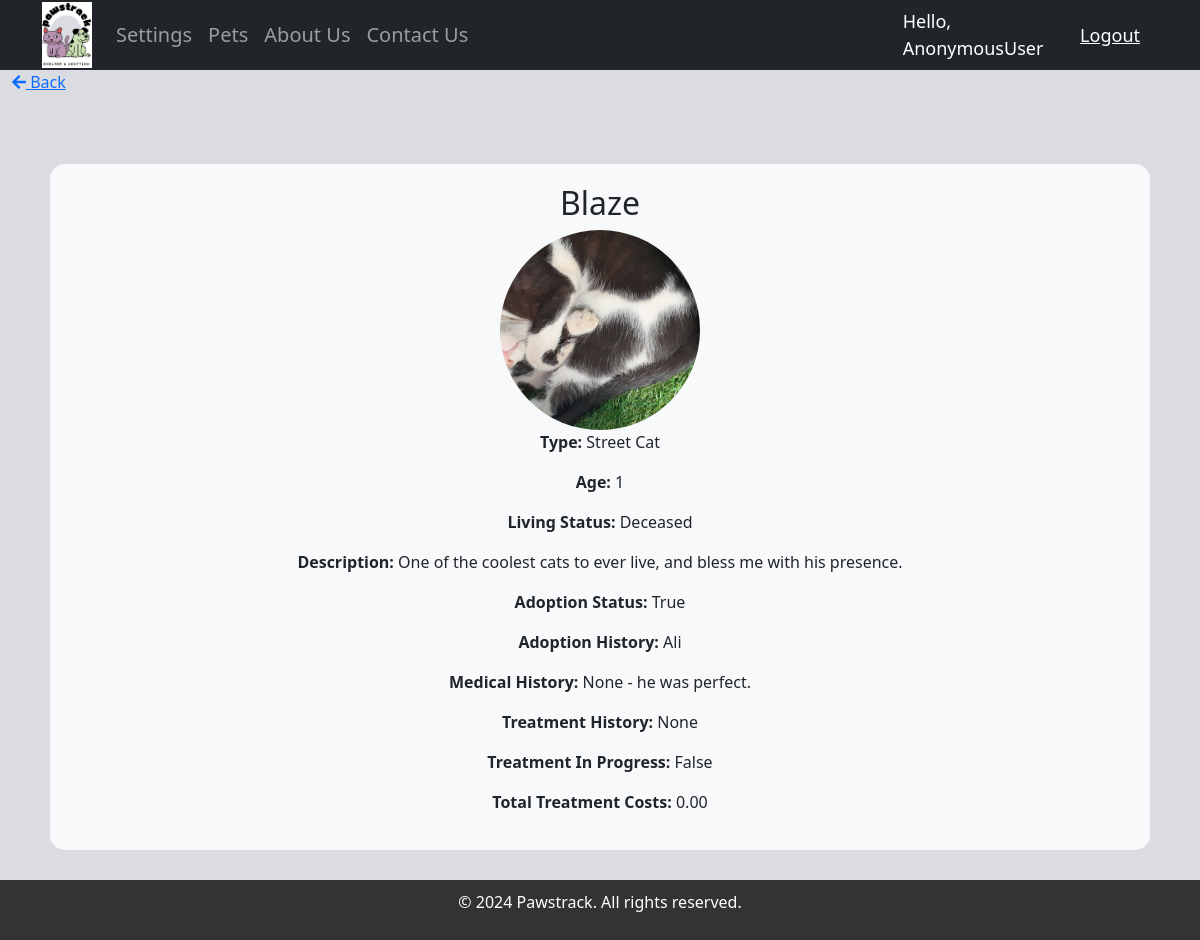
The app's page /pets/1/ with its own data.
### accounts/models.py (models this page shows, shortened)
class Pet(models.Model):
	picture = models.ImageField(upload_to='pets/', default='default.png')
	name = models.CharField(max_length=200)
	age = models.IntegerField()
	animal_type = models.CharField(max_length=200)
	description = models.TextField()
	adopted = models.BooleanField(default=False)
	up_for_adoption = models.BooleanField(default=False)
	adoption_history = models.TextField(default='Never Adopted')
	medical_history = models.TextField(default='No Medical History')
	treatment_history = models.TextField(default='No Treatment History')
	treatment_in_progress = models.BooleanField(default=False)
	treatment_costs = models.DecimalField(max_digits=6, decimal_places=2, default=0.00)
	deceased = models.BooleanField(default=False)
	date_created = models.DateTimeField(auto_now_add=True, null=True)

### accounts/views.py (the view)
# urls.py: path('pets/<int:pk>/', PetDetailView.as_view(), name='pet_detail'),
class PetDetailView(DetailView):
	model = Pet

### accounts/templates/accounts/pet_detail.html (shortened to what this page needs)
{% extends 'accounts/main.html' %}
{% load static %}
{% block content %}
<div class="back-button">
    <a href="{% url 'pet_list' %}"><i class="fas fa-arrow-left"></i> Back</a>
</div>
<div class="container">
    <div class="section-container">
        <h2>{{ pet.name }}</h2>
        <img class="pet-image" src="{{ pet.picture.url }}" alt="{{ pet.name }}">
        <p><strong>Type:</strong> {{ pet.animal_type }}</p>
        <p><strong>Age:</strong> {{ pet.age }}</p>
        <p><strong>Living Status:</strong> {% if pet.deceased %}Deceased {% else %} Alive {% endif %}</p>
        <p><strong>Description:</strong> {{ pet.description }}</p>
        <p><strong>Adoption Status:</strong> {{ pet.adopted }}</p>
        <p><strong>Adoption History:</strong> {{ pet.adoption_history }}</p>
        <p><strong>Medical History:</strong> {{ pet.medical_history }}</p>
        <p><strong>Treatment History:</strong> {{ pet.treatment_history }}</p>
        <p><strong>Treatment In Progress:</strong> {{ pet.treatment_in_progress }}</p>
        <p><strong>Total Treatment Costs:</strong> {{ pet.treatment_costs }}</p>
    </div>
</div>
{% endblock %}

### static/css/main.css (style rules this page uses)
body { background-color: #dbdce2; }

### accounts/templates/accounts/pet_detail.html (style rules this page uses)
.container { display: flex; flex-direction: column; align-items: center; justify-content: center; margin: 0 auto; width: 100%; padding: 20px; margin-top: 50px; margin-bottom: 10px; }
.section-container { width: 100%; padding: 20px; background-color: #f8f9fa; border-radius: 15px; text-align: center; }
.pet-image { width: 200px; height: 200px; object-fit: cover; border-radius: 50%; }

### records on screen
Pet: name "Blaze", picture (picture), animal_type "Street Cat", age "1", description "One of the coolest cats to ever live, and bless me with his presence.", adopted "True", adoption_history "Ali", medical_history "None - he was perfect.", treatment_history "None", treatment_in_progress "False", treatment_costs "0.00"

### other values on screen
{{ request.user }} "AnonymousUser"
